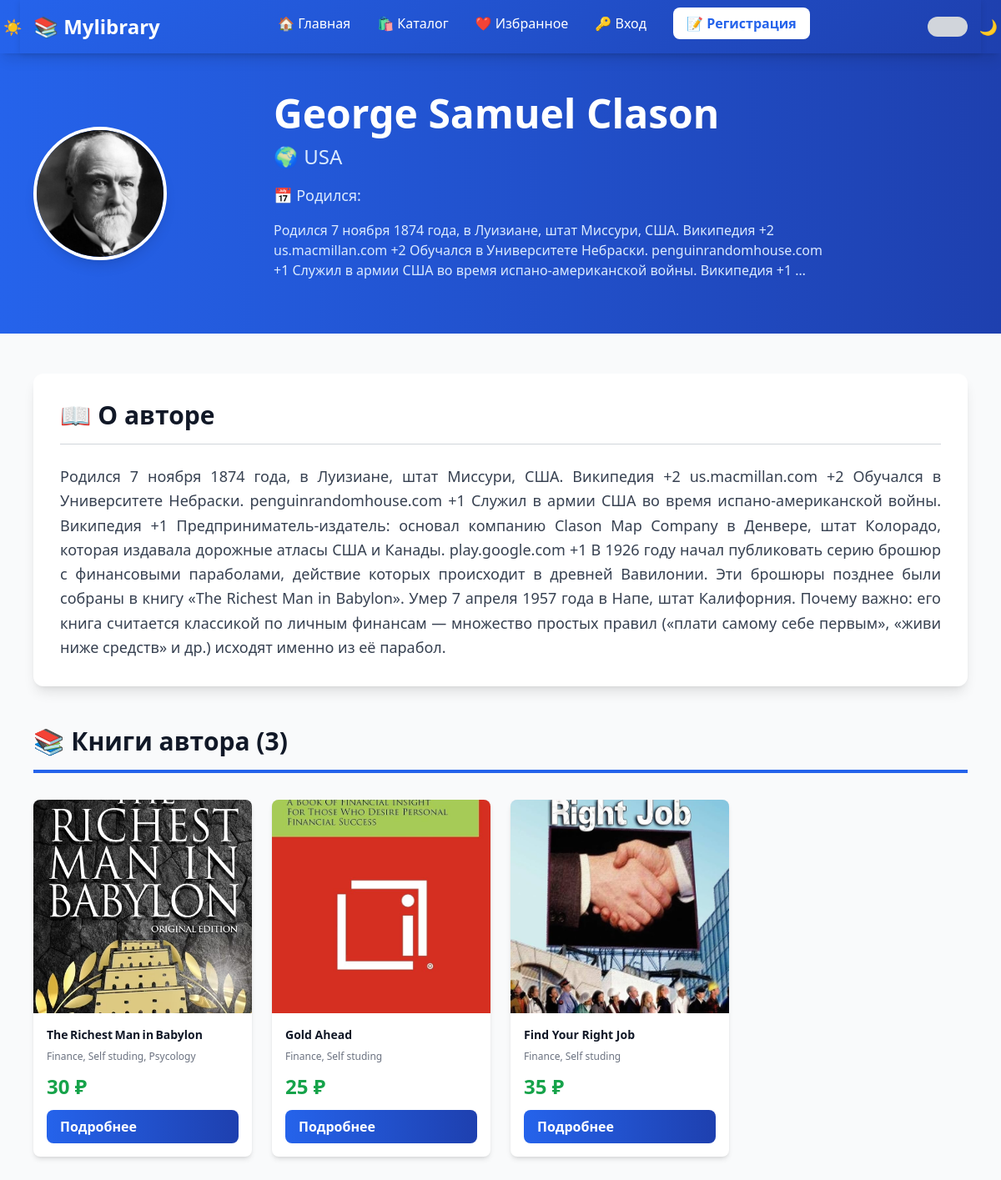
Page /author/3/ on the committed database.
### shop/models.py (models this page shows, shortened)
class Authors(models.Model):
    full_name = models.CharField(max_length=100,
                                 verbose_name='ФИО автора:')
    birth_date = models.CharField(max_length=100,
                                  verbose_name='Дата рождения автора:',help_text='Формат: ДД.ММ.ГГГГ')
    country = models.ForeignKey(Countries, on_delete=models.CASCADE,
                                verbose_name='Страна автора:')
    photo = models.ImageField(upload_to='authors/',
                              verbose_name='Фото автора:')
    biography = models.TextField(verbose_name='Биография автора:')
    review = models.ManyToManyField('Review', verbose_name='Отзывы об авторе:', blank=True)

class Countries(models.Model):
    country = models.CharField(max_length=100)

class Book(models.Model):
    title = models.CharField(max_length=100,
                             verbose_name='Названия книги:')
    description = models.TextField(verbose_name='Описания книги:')
    pub_date = models.CharField(verbose_name='Дата публикации:',max_length=4,help_text='Формат: ГГГГ')
    price = models.IntegerField(verbose_name='Цена книги:')
    photo = models.ImageField(upload_to='books/', verbose_name='Фото книги:')
    genres = models.ManyToManyField(Genres, verbose_name='Жанр книги:')
    languages = models.ManyToManyField(Languages, verbose_name='Язык книги:')
    authors = models.ManyToManyField(Authors, verbose_name='Автор книги:')

class Genres(models.Model):
    genre = models.CharField(max_length=100)

### shop/views.py (the view)
# urls.py: path('author/<int:author_id>/', views.author_detail, name='author_detail'),
def author_detail(request, author_id):
    author = get_object_or_404(Authors, id=author_id)
    books = Book.objects.filter(authors=author)
    context = {
        'author': author,
        'books': books,
    }
    return render(request, 'shop/author_detail.html', context)

### templates/shop/author_detail.html (shortened to what this page needs)
{% extends 'base.html' %}
{% load static %}
{% block content %}
<div class="bg-gradient-to-r from-blue-600 to-blue-800 dark:from-slate-900 dark:to-slate-800 text-white py-12 transition-colors">
    <div class="container mx-auto px-4 max-w-6xl">
        <div class="grid grid-cols-1 md:grid-cols-4 gap-8 items-center">
            <div class="flex justify-center md:justify-start">
                {% if author.photo %}
                    <img src="{{ author.photo.url }}" alt="{{ author.full_name }}" class="w-40 h-40 rounded-full object-cover border-4 border-white shadow-lg">
                {% else %}
                    <div class="w-40 h-40 rounded-full bg-gradient-to-br from-blue-400 to-blue-600 dark:from-slate-700 dark:to-slate-800 flex items-center justify-center text-white text-8xl border-4 border-white shadow-lg">
                        ✍️
                    </div>
                {% endif %}
            </div>
            <div class="md:col-span-3">
                <h1 class="text-5xl font-bold mb-3">{{ author.full_name }}</h1>
                {% if author.country %}
                    <p class="text-2xl text-blue-100 dark:text-slate-300 mb-4">🌍 {{ author.country.country }}</p>
                {% endif %}
                {% if author.birth_date %}
                    <p class="text-lg text-blue-100 dark:text-slate-300 mb-4">
                        📅 Родился: {{ author.birth_date|date:"d.m.Y" }}
                    </p>
                {% endif %}
                {% if author.biography %}
                    <p class="text-blue-100 dark:text-slate-300 mb-4 max-w-2xl">
                        {{ author.biography|truncatewords:30 }}
                    </p>
                {% endif %}
            </div>
        </div>
    </div>
</div>
<div class="container mx-auto px-4 max-w-6xl py-12">
    {% if author.biography %}
        <div class="bg-white dark:bg-slate-800 rounded-xl shadow-lg dark:shadow-xl p-8 mb-12 transition-colors">
            <h2 class="text-3xl font-bold text-gray-900 dark:text-white mb-6 border-b border-gray-300 dark:border-slate-700 pb-4">📖 О авторе</h2>
            <p class="text-gray-700 dark:text-slate-400 leading-relaxed text-justify text-lg">
                {{ author.biography }}
            </p>
        </div>
    {% endif %}
    <div>
        <h2 class="text-3xl font-bold text-gray-900 dark:text-white mb-8 border-b-4 border-blue-600 dark:border-blue-500 pb-4">
            📚 Книги автора ({{ books.count }})
        </h2>
        {% if books %}
            <div class="grid grid-cols-1 sm:grid-cols-2 md:grid-cols-3 lg:grid-cols-4 gap-6">
                {% for book in books %}
                <div class="group">
                    <div class="bg-white dark:bg-slate-800 rounded-lg overflow-hidden shadow-md hover:shadow-xl dark:shadow-lg dark:hover:shadow-xl transition-all duration-300 transform hover:-translate-y-2 h-full flex flex-col">
                        <div class="relative overflow-hidden h-64 bg-gray-200 dark:bg-slate-700">
                            {% if book.photo %}
                                <img src="{{ book.photo.url }}" class="w-full h-full object-cover group-hover:scale-110 transition-transform duration-300" alt="{{ book.title }}">
                            {% else %}
                                <div class="w-full h-full flex items-center justify-center bg-gradient-to-br from-gray-300 to-gray-400 dark:from-slate-600 dark:to-slate-700 text-white text-6xl">📚</div>
                            {% endif %}
                        </div>
                        <div class="p-4 flex-grow flex flex-col">
                            <h3 class="font-bold text-gray-900 dark:text-slate-100 line-clamp-2 mb-2 text-sm group-hover:text-blue-600 dark:group-hover:text-blue-400 transition">{{ book.title }}</h3>
                            <p class="text-xs text-gray-500 dark:text-slate-400 mb-3 transition-colors">
                                {% for genre in book.genres.all %}
                                    <span>{{ genre.genre }}</span>{% if not forloop.last %}, {% endif %}
                                {% endfor %}
                            </p>
                            <div class="mt-auto">
                                {% if book.price %}
                                    <p class="text-2xl font-bold text-green-600 dark:text-green-400 mb-3 transition-colors">{{ book.price }} ₽</p>
                                {% else %}
                                    <p class="text-gray-400 dark:text-slate-500 mb-3 transition-colors">Цена не указана</p>
                                {% endif %}
                                <a href="{% url 'detail' book.id %}" class="w-full block bg-gradient-to-r from-blue-600 to-blue-800 dark:from-slate-900 dark:to-black text-white font-bold py-2 px-4 rounded-lg hover:from-blue-700 hover:to-blue-900 dark:hover:from-slate-800 dark:hover:to-slate-900 transition-all transform hover:shadow-lg active:scale-95">
                                    Подробнее
                                </a>
                            </div>
                        </div>
                    </div>
                </div>
                {% endfor %}
            </div>
        {% endif %}
    </div>
</div>
{% endblock %}

### static/css/style.css (style rules this page uses)
* { margin: 0; padding: 0; box-sizing: border-box; }
:root { --primary-color: #2563eb; --secondary-color: #1e40af; --success-color: #10b981; --danger-color: #ef4444; --warning-color: #f59e0b; --light-bg: #f9fafb; --dark-text: #1f2937; --light-text: #6b7280; --border-color: #e5e7eb; }
body { font-family: 'Segoe UI', Tahoma, Geneva, Verdana, sans-serif; color: var(--dark-text); background-color: var(--light-bg); line-height: 1.6; scroll-behavior: smooth; }
a { text-decoration: none; color: var(--primary-color); transition: color 0.3s ease; }
.container { max-width: 1200px; margin: 0 auto; padding: 0 1rem; }
.mb-3 { margin-bottom: 1.5rem; }
.mb-4 { margin-bottom: 2rem; }
* { transition: background-color 0.3s ease, color 0.3s ease; }

### templates/base.html (style rules this page uses)
html.light { --bg-primary: #f9fafb; --bg-secondary: #ffffff; --text-primary: #111827; --text-secondary: #6b7280; --border-color: #e5e7eb; --header-gradient: linear-gradient(to right, #2563eb, #1e40af); --footer-gradient: linear-gradient(to right, #1f2937, #111827); --card-shadow: 0 4px 6px rgba(0, 0, 0, 0.1); --card-hover-shadow: 0 20px 25px rgba(0, 0, 0, 0.15); }
body { background-color: var(--bg-primary); color: var(--text-primary); transition: background-color 0.3s ease, color 0.3s ease; }

### rows in the picture
Authors: photo (picture), full_name "George Samuel Clason", country.country "USA", biography "Родился 7 ноября 1874 года, в Луизиане, штат Миссури, США. Википедия +2 us.macmillan.com +2 Обучался в Университете Небраски. penguinrandomhouse.com +1 Служил в армии США во время испано-американской войны. Википедия +1 …", biography "Родился 7 ноября 1874 года, в Луизиане, штат Миссури, США. Википедия +2 us.macmillan.com +2 Обучался в Университете Небраски. penguinrandomhouse.com +1 Служил в армии США во время испано-американской войны. Википедия +1 Предприниматель-издатель: основал компанию Clason Map Company в Денвере, штат Колорадо, которая издавала дорожные атласы США и Канады. play.google.com +1 В 1926 году начал публиковать серию брошюр с финансовыми параб­олами, действие которых происходит в древней Вавилонии. Эти брошюры позднее были собраны в книгу «The Richest Man in Babylon». Умер 7 апреля 1957 года в Напе, штат Калифорния. Почему важно: его книга считается классикой по личным финансам — множество простых…"
Book: photo (picture), title "The Richest Man in Babylon", price "30"
Genres: genre "Finance"
Genres: genre "Self studing"
Genres: genre "Psycology"
Book: photo (picture), title "Gold Ahead", price "25"
Book: photo (picture), title "Find Your Right Job", price "35"

### other values in the picture
{{ books.count }} "3"
